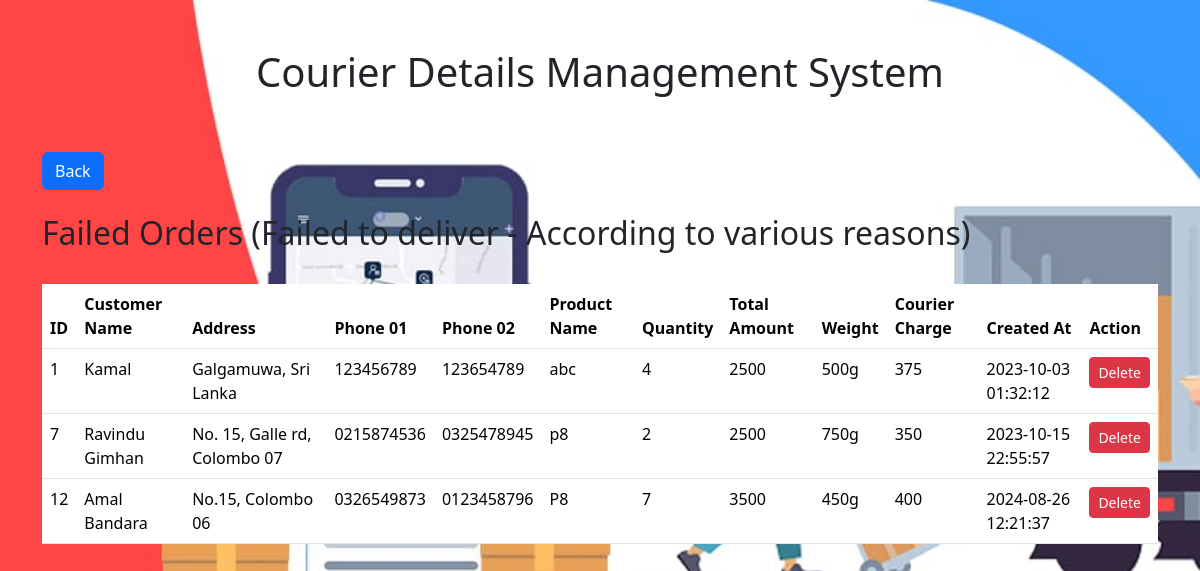
/failed.php, run on the app's committed database.
### tables this page shows
CREATE TABLE `failed_orders` (
  `id` int(11) NOT NULL,
  `customer_name` varchar(255) NOT NULL,
  `address` varchar(255) NOT NULL,
  `phone_01` varchar(11) NOT NULL,
  `phone_02` varchar(11) NOT NULL,
  `product_name` varchar(255) NOT NULL,
  `quantity` int(100) NOT NULL,
  `total_amount` int(255) NOT NULL,
  `weight` varchar(15) NOT NULL,
  `courier_charge` int(100) NOT NULL,
  `created_at` datetime NOT NULL
);

### failed.php (the view, shortened to what this page needs)
<!DOCTYPE html>
<html lang="en">
<head>
    <link rel="stylesheet" href="https://cdn.jsdelivr.net/npm/bootstrap@5.3.2/dist/css/bootstrap.min.css">
</head>
<body>
<div class="container my-5">
    <h1><center>Courier Details Management System</center></h1>
    <br><br>
    <a class="btn btn-primary" btn="right" href="/courier/home.php" role="button">Back</a>
    <br><br><h2>Failed Orders (Failed to deliver - According to various reasons)</h2><br>
    <table class="table">
        <thead>
        <tr>
            <th>ID</th>
            <th>Customer Name</th>
            <th>Address</th>
            <th>Phone 01</th>
            <th>Phone 02</th>
            <th>Product Name</th>
            <th>Quantity</th>
            <th>Total Amount</th>
            <th>Weight</th>
            <th>Courier Charge</th>
            <th>Created At</th>
            <th>Action</th>
        </tr>
        </thead>
        <tbody>
        <?php
        $servername = "localhost";
        $username = "root";
        $password = "";
        $database = "courier";
        $connection = new mysqli($servername, $username, $password, $database);
        $sql = "SELECT * FROM failed_orders";
        $result = $connection->query($sql);
        while ($row = $result->fetch_assoc()) {
            echo "
            <tr>
            <td>{$row['id']}</td>
            <td>{$row['customer_name']}</td>
            <td>{$row['address']}</td>
            <td>{$row['phone_01']}</td>
            <td>{$row['phone_02']}</td>
            <td>{$row['product_name']}</td>
            <td>{$row['quantity']}</td>
            <td>{$row['total_amount']}</td>
            <td>{$row['weight']}</td>
            <td>{$row['courier_charge']}</td>
            <td>{$row['created_at']}</td>
            <td>
            <a class='btn btn-danger btn-sm' href='/courier/delete3.php?id={$row['id']}'>Delete</a>
            </td>
            </tr>
            ";
        }
        ?>
        </tbody>
    </table>
</div>
</body>
</html>

### failed.php (style rules this page uses)
body { background-image: url('pictures/courierpics03.jpeg'); background-repeat: no-repeat; background-attachment: fixed; background-size: cover; }

### data on the page
failed_orders: id "1", customer_name "Kamal", address "Galgamuwa, Sri Lanka", phone_01 "123456789", phone_02 "123654789", product_name "abc", quantity "4", total_amount "2500", weight "500g", courier_charge "375", created_at "2023-10-03 01:32:12"
failed_orders: id "7", customer_name "Ravindu Gimhan", address "No. 15, Galle rd, Colombo 07", phone_01 "0215874536", phone_02 "0325478945", product_name "p8", quantity "2", total_amount "2500", weight "750g", courier_charge "350", created_at "2023-10-15 22:55:57"
failed_orders: id "12", customer_name "Amal Bandara", address "No.15, Colombo 06", phone_01 "0326549873", phone_02 "0123458796", product_name "P8", quantity "7", total_amount "3500", weight "450g", courier_charge "400", created_at "2024-08-26 12:21:37"
